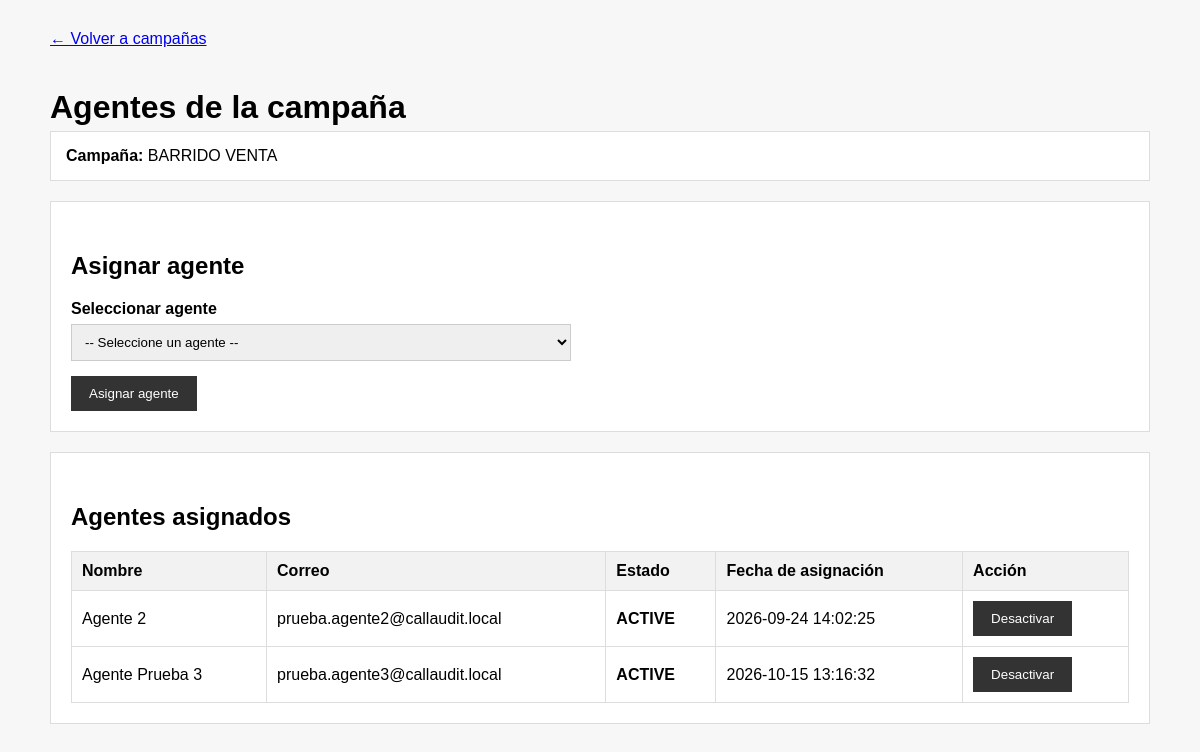
The app's page /campaign_agents.php?id=3 (signed in) with its own data.
### tables this page shows
CREATE TABLE `campaigns` (
  `id` bigint(20) UNSIGNED NOT NULL,
  `tenant_id` bigint(20) UNSIGNED NOT NULL,
  `name` varchar(150) NOT NULL,
  `slug` varchar(150) NOT NULL,
  `description` text DEFAULT NULL,
  `status` enum('ACTIVE','INACTIVE') NOT NULL DEFAULT 'ACTIVE',
  `start_date` date DEFAULT NULL,
  `end_date` date DEFAULT NULL,
  `created_by` bigint(20) UNSIGNED DEFAULT NULL,
  `created_at` timestamp NULL DEFAULT current_timestamp(),
  `updated_at` timestamp NULL DEFAULT current_timestamp() ON UPDATE current_timestamp()
);

CREATE TABLE `campaign_users` (
  `id` bigint(20) UNSIGNED NOT NULL,
  `tenant_id` bigint(20) UNSIGNED NOT NULL,
  `campaign_id` bigint(20) UNSIGNED NOT NULL,
  `user_id` bigint(20) UNSIGNED NOT NULL,
  `status` enum('ACTIVE','INACTIVE') NOT NULL DEFAULT 'ACTIVE',
  `assigned_at` datetime NOT NULL DEFAULT current_timestamp()
);

CREATE TABLE `users` (
  `id` bigint(20) UNSIGNED NOT NULL,
  `tenant_id` bigint(20) UNSIGNED DEFAULT NULL,
  `name` varchar(150) NOT NULL,
  `email` varchar(150) NOT NULL,
  `password` varchar(255) NOT NULL,
  `status` enum('ACTIVE','INACTIVE') NOT NULL DEFAULT 'ACTIVE',
  `created_at` timestamp NOT NULL DEFAULT current_timestamp(),
  `updated_at` timestamp NOT NULL DEFAULT current_timestamp() ON UPDATE current_timestamp()
);

### campaign_agents.php (called while the page is built, shortened)
<?php
require_once __DIR__ . '/services/CampaignTenantContext.php';
require_once __DIR__ . '/services/AuthMiddleware.php';
require_once __DIR__ . '/controllers/CampaignUserController.php';
$auth = new AuthMiddleware();
$usuario = $auth->usuario();
$tenantContext = new CampaignTenantContext();
$tenantId = $tenantContext->resolver($usuario);
$idRaw = $_GET['id'] ?? null;
$id = 0;
if (is_string($idRaw) && ctype_digit($idRaw)) {
    $idValidado = filter_var(
        $idRaw,
        FILTER_VALIDATE_INT,
        ['options' => ['min_range' => 1]]
    );
    if ($idValidado !== false) {
        $id = $idValidado;
    }
}
$campaignController = new CampaignController();
$campaignUserController = new CampaignUserController();
$campaign = $campaignController->show($tenantId, $id);
$assignedAgents = $campaignUserController->index(
    $tenantId,
    $id
);
$availableAgents = $campaignUserController->agentesDisponibles(
    $tenantId,
    $id
);
require_once __DIR__ . '/views/campaigns/agents.php';
?>

### models/Campaign.php (called while the page is built, shortened)
<?php
require_once __DIR__ . '/../config/database.php';
class Campaign
{
    private ?PDO $db;
    public function __construct()
    {
        $database = new Database();
        $this->db = $database->connect();
    }
    public function obtenerPorId(int $tenantId, int $id): ?array
    {
        $sql = "SELECT
                    id,
                    tenant_id,
                    name,
                    slug,
                    description,
                    status,
                    start_date,
                    end_date,
                    created_by,
                    created_at,
                    updated_at
                FROM campaigns
                WHERE id = :id
                  AND tenant_id = :tenant_id
                LIMIT 1";
        $stmt = $this->db->prepare($sql);
        $stmt->execute([
            ':id' => $id,
            ':tenant_id' => $tenantId
        ]);
        $campaign = $stmt->fetch();
        return $campaign;
    }
}

### config/database.php (called while the page is built)
<?php
class Database
{
    private string $host = '127.0.0.1';
    private string $database = 'callaudit';
    private string $username = 'root';
    private string $password = '';
    public function connect(): ?PDO
    {
        try {
            $dsn = "mysql:host={$this->host};dbname={$this->database};charset=utf8mb4";
            $pdo = new PDO($dsn, $this->username, $this->password);
            $pdo->setAttribute(PDO::ATTR_ERRMODE, PDO::ERRMODE_EXCEPTION);
            $pdo->setAttribute(PDO::ATTR_DEFAULT_FETCH_MODE, PDO::FETCH_ASSOC);
            $pdo->setAttribute(PDO::ATTR_EMULATE_PREPARES, false);
            return $pdo;
        } catch (PDOException $e) {
            return null;
        }
    }
}

### controllers/CampaignUserController.php (called while the page is built, shortened)
<?php
require_once __DIR__ . '/../models/CampaignUser.php';
require_once __DIR__ . '/../models/Campaign.php';
require_once __DIR__ . '/../services/AuthMiddleware.php';
class CampaignUserController
{
    private CampaignUser $campaignUser;
    private Campaign $campaign;
    private AuthMiddleware $auth;
    public function __construct()
    {
        $this->campaignUser = new CampaignUser();
        $this->campaign = new Campaign();
        $this->auth = new AuthMiddleware();
    }
    private function validarAccesoTenant(
        int $tenantId,
        string $permission
    ): void {
        $this->auth->requierePermiso($permission);
        $usuario = $this->auth->usuario();
    }
    private function obtenerCampania(
        int $tenantId,
        int $campaignId
    ): ?array {
        return $this->campaign->obtenerPorId(
            $tenantId,
            $campaignId
        );
    }
    public function index(
        int $tenantId,
        int $campaignId
    ): array {
        $this->validarAccesoTenant(
            $tenantId,
            'campaigns.view'
        );
        $campania = $this->obtenerCampania(
            $tenantId,
            $campaignId
        );
        return $this->campaignUser->listarPorCampania(
            $tenantId,
            $campaignId
        );
    }
    public function agentesDisponibles(
        int $tenantId,
        int $campaignId
    ): array {
        $campania = $this->obtenerCampania(
            $tenantId,
            $campaignId
        );
        return $this->campaignUser->listarAgentesDisponibles(
            $tenantId,
            $campaignId
        );
    }
}

### services/Authorization.php (called while the page is built, shortened)
<?php
require_once __DIR__ . '/../config/database.php';
class Authorization
{
    private ?PDO $db;
    public function __construct()
    {
        $database = new Database();
        $this->db = $database->connect();
    }
    public function tienePermiso(
        int $userId,
        string $permissionSlug
    ): bool {
        $sqlUser = "SELECT
                        id,
                        tenant_id,
                        status
                    FROM users
                    WHERE id = :user_id
                    LIMIT 1";
        $stmtUser = $this->db->prepare($sqlUser);
        $stmtUser->execute([
            ':user_id' => $userId
        ]);
        $user = $stmtUser->fetch();
        $sqlDeny = "SELECT up.user_id
                    FROM user_permissions up
                    INNER JOIN permissions p
                        ON p.id = up.permission_id
                    WHERE up.user_id = :user_id
                    AND p.slug = :permission_slug
                    AND p.status = 'ACTIVE'
                    AND up.effect = 'DENY'
                    LIMIT 1";
        $stmtDeny = $this->db->prepare($sqlDeny);
        $stmtDeny->execute([
            ':user_id' => $userId,
            ':permission_slug' => $permissionSlug
        ]);
        $sqlGrant = "SELECT up.user_id
                     FROM user_permissions up
                     INNER JOIN permissions p
                         ON p.id = up.permission_id
                     WHERE up.user_id = :user_id
                     AND p.slug = :permission_slug
                     AND p.status = 'ACTIVE'
                     AND up.effect = 'GRANT'
                     LIMIT 1";
        $stmtGrant = $this->db->prepare($sqlGrant);
        $stmtGrant->execute([
            ':user_id' => $userId,
            ':permission_slug' => $permissionSlug
        ]);
        if ($user['tenant_id'] === null) {
            $sqlRoleScope = "r.tenant_id IS NULL";
            $roleParams = [
                ':user_id' => $userId,
                ':permission_slug' => $permissionSlug
            ];
        } else {
            $sqlRoleScope = "r.tenant_id = :tenant_id";
            $roleParams = [
                ':user_id' => $userId,
                ':permission_slug' => $permissionSlug,
                ':tenant_id' => (int) $user['tenant_id']
            ];
        }
        $sqlRole = "SELECT rp.role_id
                    FROM user_roles ur
                    INNER JOIN roles r
                        ON r.id = ur.role_id
                    INNER JOIN role_permissions rp
                        ON rp.role_id = r.id
                    INNER JOIN permissions p
                        ON p.id = rp.permission_id
                    WHERE ur.user_id = :user_id
                    AND r.status = 'ACTIVE'
                    AND p.status = 'ACTIVE'
                    AND p.slug = :permission_slug
                    AND {$sqlRoleScope}
                    LIMIT 1";
        $stmtRole = $this->db->prepare($sqlRole);
        $stmtRole->execute($roleParams);
        if ($stmtRole->fetch() !== false) {
            return true;
        }
        return false;
    }
}

### services/AuthMiddleware.php (called while the page is built, shortened)
<?php
require_once __DIR__ . '/SessionService.php';
require_once __DIR__ . '/Authorization.php';
class AuthMiddleware
{
    private SessionService $session;
    private Authorization $authorization;
    public function __construct()
    {
        $this->session = new SessionService();
        $this->authorization = new Authorization();
    }
    public function requierePermiso(string $permissionSlug): void
    {
        $usuario = $this->session->obtenerUsuario();
        $tienePermiso = $this->authorization->tienePermiso(
            (int) $usuario['id'],
            $permissionSlug
        );
    }
    public function usuario(): ?array
    {
        return $this->session->obtenerUsuario();
    }
}

### controllers/CampaignController.php (called while the page is built, shortened)
<?php
require_once __DIR__ . '/../models/Campaign.php';
require_once __DIR__ . '/../services/AuthMiddleware.php';
class CampaignController
{
    private Campaign $campaign;
    private AuthMiddleware $auth;
    public function __construct()
    {
        $this->campaign = new Campaign();
        $this->auth = new AuthMiddleware();
    }
    private function validarAccesoTenant(
        int $tenantId,
        string $permission
    ): void {
        $this->auth->requierePermiso($permission);
    }
    public function show(
        int $tenantId,
        int $id
    ): ?array {
        $this->validarAccesoTenant(
            $tenantId,
            'campaigns.view'
        );
        return $this->campaign->obtenerPorId(
            $tenantId,
            $id
        );
    }
}

### services/SessionService.php (called while the page is built, shortened)
<?php
class SessionService
{
    public function estaAutenticado(): bool
    {
        return isset($_SESSION['authenticated'])
            && $_SESSION['authenticated'] === true
            && isset($_SESSION['user_id']);
    }
    public function obtenerUsuario(): ?array
    {
        return [
            'id' => (int) $_SESSION['user_id'],
            'tenant_id' => $_SESSION['tenant_id'] ?? null,
            'name' => $_SESSION['name'] ?? '',
            'email' => $_SESSION['email'] ?? '',
            'status' => $_SESSION['status'] ?? '',
            'scope' => $_SESSION['scope'] ?? 'TENANT'
        ];
    }
}

### models/CampaignUser.php (called while the page is built, shortened)
<?php
require_once __DIR__ . '/../config/database.php';
class CampaignUser
{
    private ?PDO $db;
    public function __construct()
    {
        $database = new Database();
        $this->db = $database->connect();
    }
    public function listarPorCampania(
        int $tenantId,
        int $campaignId
    ): array {
        $sql = "SELECT
                    cu.id,
                    cu.tenant_id,
                    cu.campaign_id,
                    cu.user_id,
                    cu.status,
                    cu.assigned_at,
                    u.name,
                    u.email
                FROM campaign_users cu
                INNER JOIN users u
                    ON u.id = cu.user_id
                   AND u.tenant_id = cu.tenant_id
                WHERE cu.tenant_id = :tenant_id
                  AND cu.campaign_id = :campaign_id
                ORDER BY u.name ASC";
        $stmt = $this->db->prepare($sql);
        $stmt->execute([
            ':tenant_id' => $tenantId,
            ':campaign_id' => $campaignId
        ]);
        return $stmt->fetchAll();
    }
}

### views/campaigns/agents.php (the view, shortened to what this page needs)
<!DOCTYPE html>
<html lang="es">
<head>
</head>
<body>
<div class="container">
<a
    class="back"
    href="campaigns.php"
>
    ← Volver a campañas
</a>
<h1>
    Agentes de la campaña
</h1>
<div class="campaign-info">
    <strong>
        Campaña:
    </strong>
    <?= htmlspecialchars($campaign['name']) ?>
</div>
<div class="panel">
    <h2>
        Asignar agente
    </h2>
    <?php if (empty($availableAgents)): ?>
        <div class="empty">
            No hay agentes disponibles para asignar
            a esta campaña.
        </div>
    <?php else: ?>
        <form
            method="POST"
            action="campaign_agents.php?id=<?= (int) $id ?>"
        >
            <div class="form-group">
                <label for="user_id">
                    Seleccionar agente
                </label>
                <select
                    name="user_id"
                    id="user_id"
                    required
                >
                    <option value="">
                        -- Seleccione un agente --
                    </option>
                </select>
            </div>
            <button type="submit">
                Asignar agente
            </button>
        </form>
    <?php endif; ?>
</div>
<div class="panel">
    <h2>
        Agentes asignados
    </h2>
    <?php if (empty($assignedAgents)): ?>
        <div class="empty">
            No hay agentes asignados a esta campaña.
        </div>
    <?php else: ?>
        <table>
            <thead>
                <tr>
                    <th>
                        Nombre
                    </th>
                    <th>
                        Correo
                    </th>
                    <th>
                        Estado
                    </th>
                    <th>
                        Fecha de asignación
                    </th>
                    <th>
                        Acción
                    </th>
                </tr>
            </thead>
            <tbody>
            <?php foreach ($assignedAgents as $agent): ?>
                <tr>
                    <td>
                        <?= htmlspecialchars($agent['name']) ?>
                    </td>
                    <td>
                        <?= htmlspecialchars($agent['email']) ?>
                    </td>
                    <td>
                        <?php if ($agent['status'] === 'ACTIVE'): ?>
                            <span class="status-active">
                                ACTIVE
                            </span>
                        <?php else: ?>
                            <span class="status-inactive">
                                INACTIVE
                            </span>
                        <?php endif; ?>
                    </td>
                    <td>
                        <?= htmlspecialchars($agent['assigned_at']) ?>
                    </td>
                    <td>
                        <?php if ($agent['status'] === 'ACTIVE'): ?>
                            <form
                                class="action-form"
                                method="POST"
                                action="campaign_agents.php?id=<?= (int) $id ?>"
                            >
                                <button
                                    type="submit"
                                    onclick="return confirm('¿Desea desactivar este agente de la campaña?');"
                                >
                                    Desactivar
                                </button>
                            </form>
                        <?php endif; ?>
                    </td>
                </tr>
            <?php endforeach; ?>
            </tbody>
        </table>
    <?php endif; ?>
</div>
</div>
</body>
</html>

### records on screen
campaigns: name "BARRIDO VENTA"
campaign_users: user.name "Agente 2", user.email "prueba.agente2@callaudit.local", status "ACTIVE", assigned_at "2026-09-24 14:02:25"
campaign_users: user.name "Agente Prueba 3", user.email "prueba.agente3@callaudit.local", status "ACTIVE", assigned_at "2026-10-15 13:16:32"
